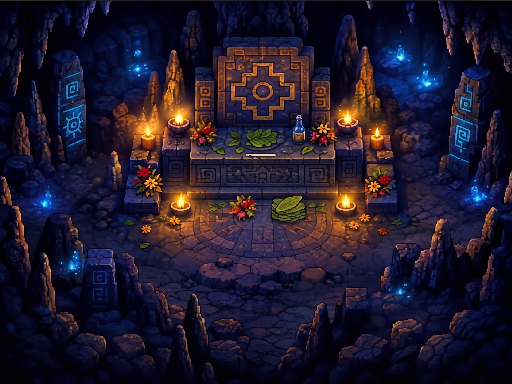

This is a level from a 2D game, rendered from its Tiled map with the project's own tilesets. A one-line summary and the complete map file follow:
An orthogonal 32x24 tile map with 16x16 px tiles, 1 tile layer (Tile Layer 1).

<map version="1.10" tiledversion="1.12.2" orientation="orthogonal" renderorder="right-down" width="32" height="24" tilewidth="16" tileheight="16" infinite="0" nextlayerid="2" nextobjectid="1">
 <tileset firstgid="1" source="escenario3.tsx" />
 <layer id="1" name="Tile Layer 1" width="32" height="24">
  <data encoding="csv">
1,2,3,4,5,6,7,8,9,10,11,12,13,14,15,16,17,18,19,20,21,22,23,24,25,26,27,28,29,30,31,32,
33,34,35,36,37,38,39,40,41,42,43,44,45,46,47,48,49,50,51,52,53,54,55,56,57,58,59,60,61,62,63,64,
65,66,67,68,69,70,71,72,73,74,75,76,77,78,79,80,81,82,83,84,85,86,87,88,89,90,91,92,93,94,95,96,
97,98,99,100,101,102,103,104,105,106,107,108,109,110,111,112,113,114,115,116,117,118,119,120,121,122,123,124,125,126,127,128,
129,130,131,132,133,134,135,136,137,138,139,140,141,142,143,144,145,146,147,148,149,150,151,152,153,154,155,156,157,158,159,160,
161,162,163,164,165,166,167,168,169,170,171,172,173,174,175,176,177,178,179,180,181,182,183,184,185,186,187,188,189,190,191,192,
193,194,195,196,197,198,199,200,201,202,203,204,205,206,207,208,209,210,211,212,213,214,215,216,217,218,219,220,221,222,223,224,
225,226,227,228,229,230,231,232,233,234,235,236,237,238,239,240,241,242,243,244,245,246,247,248,249,250,251,252,253,254,255,256,
257,258,259,260,261,262,263,264,265,266,267,268,269,270,271,272,273,274,275,276,277,278,279,280,281,282,283,284,285,286,287,288,
289,290,291,292,293,294,295,296,297,298,299,300,301,302,303,304,305,306,307,308,309,310,311,312,313,314,315,316,317,318,319,320,
321,322,323,324,325,326,327,328,329,330,331,332,333,334,335,336,337,338,339,340,341,342,343,344,345,346,347,348,349,350,351,352,
353,354,355,356,357,358,359,360,361,362,363,364,365,366,367,368,369,370,371,372,373,374,375,376,377,378,379,380,381,382,383,384,
385,386,387,388,389,390,391,392,393,394,395,396,397,398,399,400,401,402,403,404,405,406,407,408,409,410,411,412,413,414,415,416,
417,418,419,420,421,422,423,424,425,426,427,428,429,430,431,432,433,434,435,436,437,438,439,440,441,442,443,444,445,446,447,448,
449,450,451,452,453,454,455,456,457,458,459,460,461,462,463,464,465,466,467,468,469,470,471,472,473,474,475,476,477,478,479,480,
481,482,483,484,485,486,487,488,489,490,491,492,493,494,495,496,497,498,499,500,501,502,503,504,505,506,507,508,509,510,511,512,
513,514,515,516,517,518,519,520,521,522,523,524,525,526,527,528,529,530,531,532,533,534,535,536,537,538,539,540,541,542,543,544,
545,546,547,548,549,550,551,552,553,554,555,556,557,558,559,560,561,562,563,564,565,566,567,568,569,570,571,572,573,574,575,576,
577,578,579,580,581,582,583,584,585,586,587,588,589,590,591,592,593,594,595,596,597,598,599,600,601,602,603,604,605,606,607,608,
609,610,611,612,613,614,615,616,617,618,619,620,621,622,623,624,625,626,627,628,629,630,631,632,633,634,635,636,637,638,639,640,
641,642,643,644,645,646,647,648,649,650,651,652,653,654,655,656,657,658,659,660,661,662,663,664,665,666,667,668,669,670,671,672,
673,674,675,676,677,678,679,680,681,682,683,684,685,686,687,688,689,690,691,692,693,694,695,696,697,698,699,700,701,702,703,704,
705,706,707,708,709,710,711,712,713,714,715,716,717,718,719,720,721,722,723,724,725,726,727,728,729,730,731,732,733,734,735,736,
737,738,739,740,741,742,743,744,745,746,747,748,749,750,751,752,753,754,755,756,757,758,759,760,761,762,763,764,765,766,767,768
</data>
 </layer>
</map>
